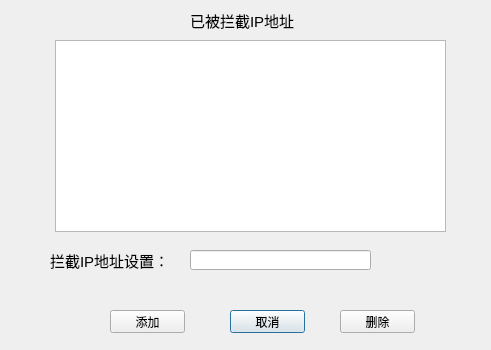
<?xml version="1.0" encoding="UTF-8"?>
<ui version="4.0">
 <class>Dialog3</class>
 <widget class="QDialog" name="Dialog3">
  <property name="geometry">
   <rect>
    <x>0</x>
    <y>0</y>
    <width>491</width>
    <height>350</height>
   </rect>
  </property>
  <property name="windowTitle">
   <string>IP安全设置</string>
  </property>
  <widget class="QLabel" name="label_2">
   <property name="geometry">
    <rect>
     <x>190</x>
     <y>10</y>
     <width>111</width>
     <height>20</height>
    </rect>
   </property>
   <property name="font">
    <font>
     <pointsize>11</pointsize>
    </font>
   </property>
   <property name="text">
    <string>已被拦截IP地址</string>
   </property>
  </widget>
  <widget class="QLineEdit" name="lineEdit">
   <property name="geometry">
    <rect>
     <x>190</x>
     <y>250</y>
     <width>181</width>
     <height>20</height>
    </rect>
   </property>
  </widget>
  <widget class="QTextBrowser" name="textBrowser">
   <property name="geometry">
    <rect>
     <x>55</x>
     <y>40</y>
     <width>391</width>
     <height>192</height>
    </rect>
   </property>
  </widget>
  <widget class="QPushButton" name="pushButton_2">
   <property name="geometry">
    <rect>
     <x>230</x>
     <y>310</y>
     <width>75</width>
     <height>23</height>
    </rect>
   </property>
   <property name="text">
    <string>取消</string>
   </property>
  </widget>
  <widget class="QLabel" name="label">
   <property name="geometry">
    <rect>
     <x>50</x>
     <y>250</y>
     <width>121</width>
     <height>20</height>
    </rect>
   </property>
   <property name="font">
    <font>
     <pointsize>11</pointsize>
    </font>
   </property>
   <property name="text">
    <string>拦截IP地址设置：</string>
   </property>
  </widget>
  <widget class="QPushButton" name="pushButton">
   <property name="geometry">
    <rect>
     <x>110</x>
     <y>310</y>
     <width>75</width>
     <height>23</height>
    </rect>
   </property>
   <property name="text">
    <string>添加</string>
   </property>
  </widget>
  <widget class="QPushButton" name="pushButton_3">
   <property name="geometry">
    <rect>
     <x>340</x>
     <y>310</y>
     <width>75</width>
     <height>23</height>
    </rect>
   </property>
   <property name="text">
    <string>删除</string>
   </property>
  </widget>
 </widget>
 <resources/>
 <connections/>
</ui>
